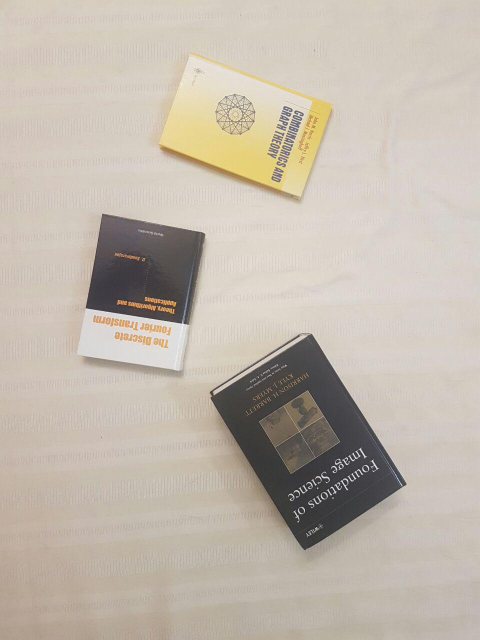
#> input picture image wrapping - 3/books.jpg, 960 x 1280 px (shown at 1/2 size)
$ python q3.py
#> lines starting #> are read from the running program, lines starting #| are printed output that depends on the picture
#> further down, image is the input picture: shape (1280, 960, 3); mean B, G, R 172.4, 183.9, 193.4
import math
import cv2
import numpy as np


# [71 lines left out: functions show_image, find_value, mapping, find_w, find_h, make_matrix, not called in this run]


def resize(img, zarib):
#> called with zarib = 0.5
    w = int(img.shape[1] * zarib)
#> w = 480
    h = int(img.shape[0] * zarib)
#> h = 640
    return cv2.resize(img, (w, h), interpolation=cv2.INTER_AREA)
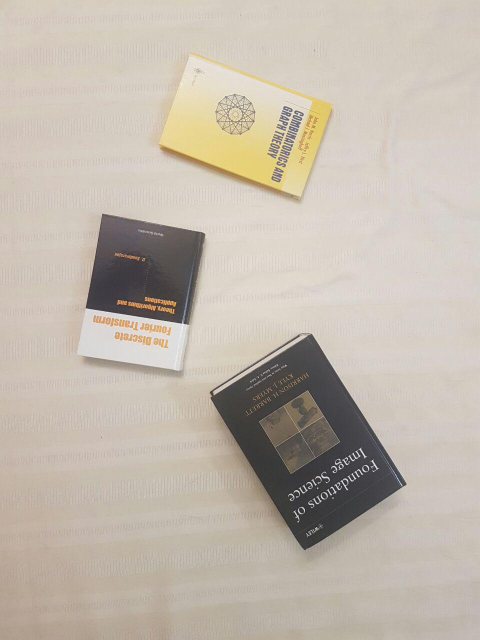
#> returned value: shape (640, 480, 3); mean of channels 0, 1, 2 172.5, 184.1, 193.5; drawn as B, G, R


# [23 lines left out: function draw_circle, not called in this run]

Xcoords = []
Ycoords = []
image = cv2.imread("books.jpg", 1)
org_image = image.copy()
image = resize(image, 0.5)

cv2.namedWindow('image')
cv2.setMouseCallback('image', draw_circle)

while (1):
    cv2.imshow('image', image)
    k = cv2.waitKey(20) & 0xFF
#> (key Esc is pressed here)
    if k == 27:
        break
    elif k == ord('a'):
        print(mouseX, mouseY)

cv2.waitKey(0)
cv2.destroyAllWindows()
